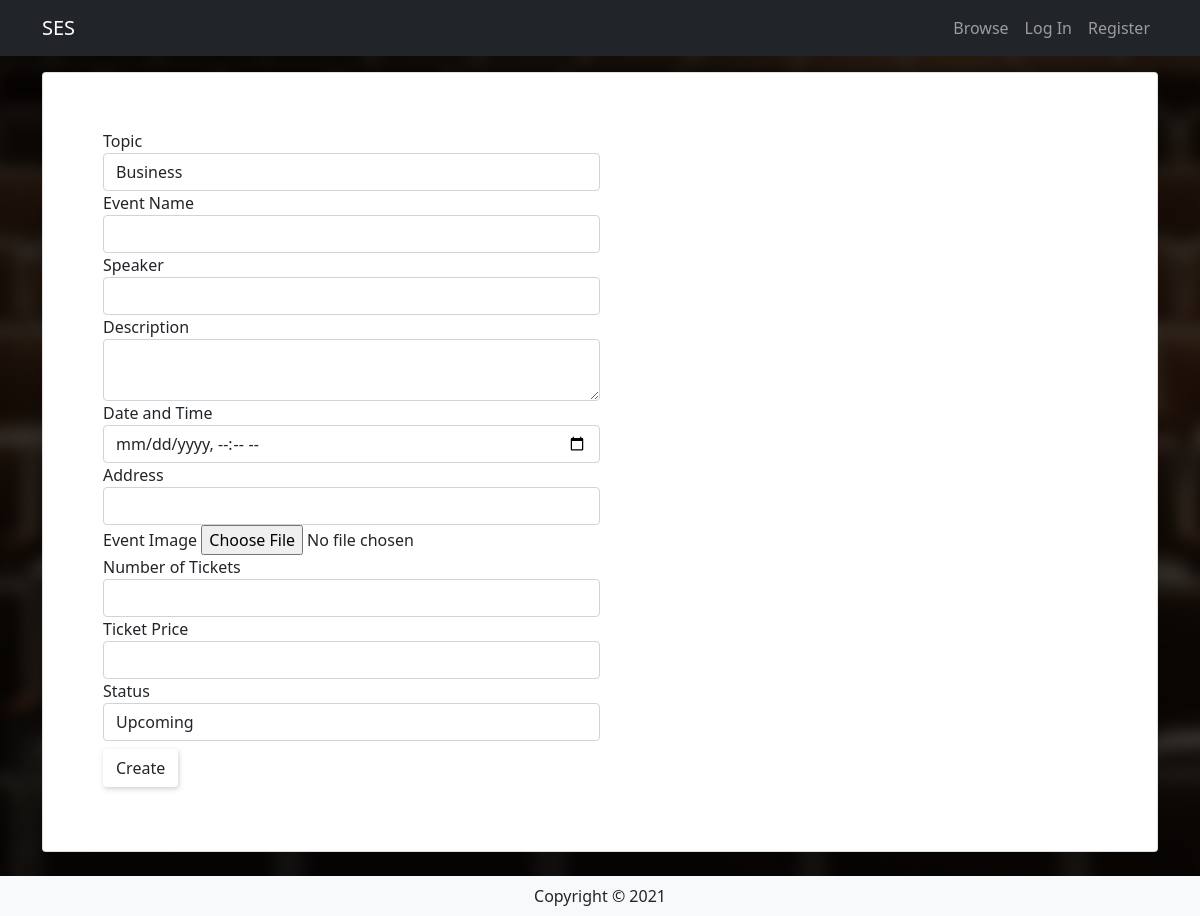
/manage/edit/1, run on an earlier commit of the app's database.
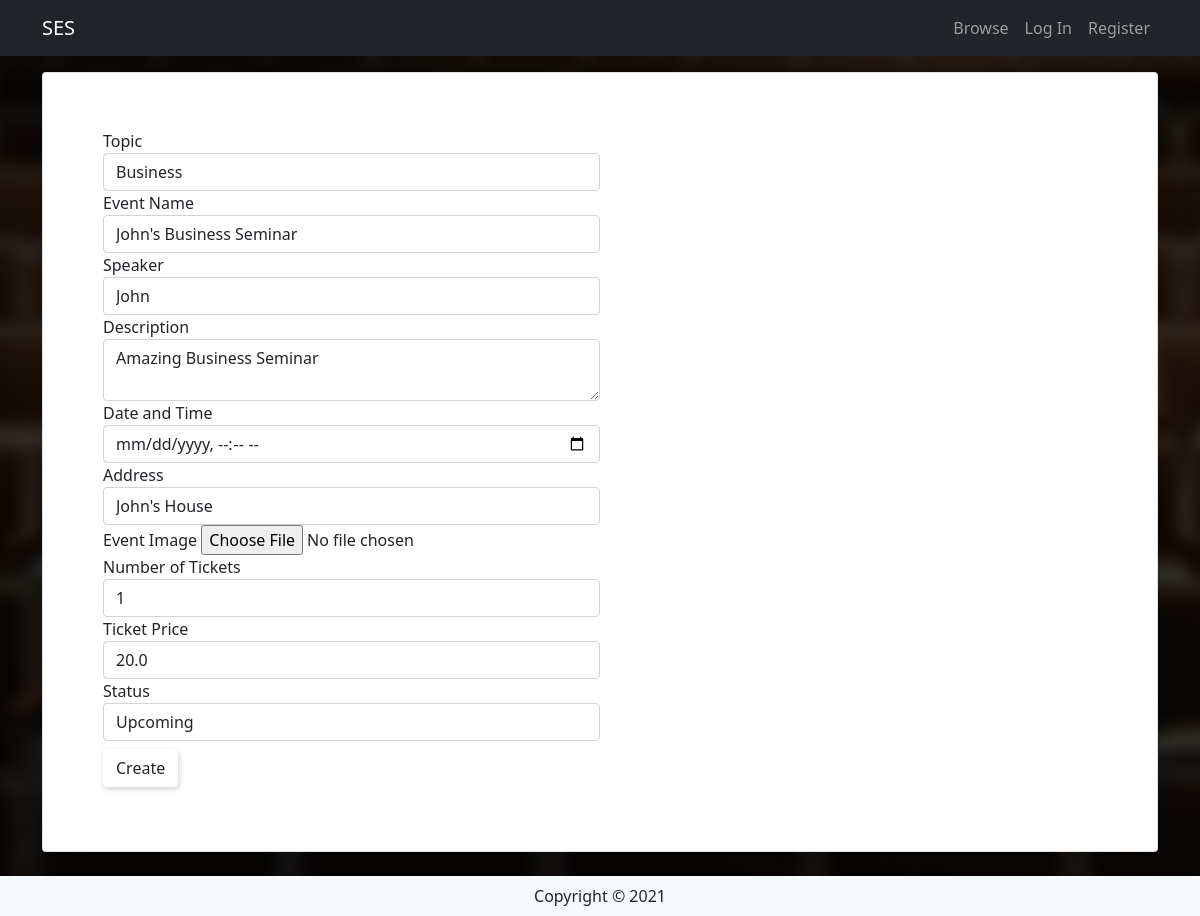
And on a later commit of the database.
### event/models.py (models this page shows, shortened)
class Event(db.Model):
    __tablename__ = 'events'
    id = db.Column(db.Integer, primary_key=True)
    topic = db.Column(db.Enum("Business", "Mental Health",
                      "Technology", name="topic"))
    name = db.Column(db.String(80))
    speaker = db.Column(db.String(80))
    description = db.Column(db.String(200))
    dateTime = db.Column(db.DateTime, default=datetime.now())
    address = db.Column(db.String(200))
    image = db.Column(db.String(400))
    tickets = db.Column(db.Integer)
    price = db.Column(db.Float)
    status = db.Column(db.Enum('Upcoming', 'Cancelled',
                       'Inactive', 'Booked', name="status"), default='Upcoming')
    user_id = db.Column(db.Integer, db.ForeignKey('users.id'))
    comments = db.relationship('Comment', backref='event')
    orders = db.relationship('Orders', backref='event')

### event/manage.py (the view, shortened to what this page needs)
@managebp.route('/edit/<id>', methods=['GET', 'POST'])
def edit(id):  # attempted to add creating user to databse
    print('Method type: ', request.method)
    event = Event.query.filter_by(id=id).first()
    form = EventForm(obj=event)
    return render_template('/events/event-manage.html', form=form)

### event/templates/events/event-manage.html (shortened to what this page needs)
{% extends "base.html" %}
{% import "bootstrap/wtf.html" as wtf %}
{% block content %}
<section class="hero details">
  <div class="my-3 container  w-100 justify-content-center align-items-center">
    <div class="p-5-sm p-0 jumbo text-dark text-start">
      <div class="card p-md-5 p-sm-3 p-1 mb-4 shadow-lg rounded cover">
        <div class="container-fluid">
          <div class="col-md-6 ml-5">
            {{wtf.quick_form(form)}}
          </div>
        </div>
      </div>
    </div>
  </div>
</section>
{% endblock %}

### event/templates/base.html (shortened to what this page needs)
<html>
<head>
    <link href="https://cdn.jsdelivr.net/npm/bootstrap@5.0.0-beta3/dist/css/bootstrap.min.css" rel="stylesheet"
>
    <link rel="stylesheet" href="{{ url_for('static',filename='css/style.css') }}">
</head>
<body>
    <header>
        <nav class="navbar navbar-expand-lg navbar-dark dark sticky-top">
            <div class="container">
                <a href="{{url_for('main.index')}}" class="navbar-brand">
                    SES
                </a>
                <div class="collapse navbar-collapse justify-content-end" id="navbarSupportedContent">
                    <div class="navbar-nav ml-auto">
                        <a class="nav-item nav-link" href="{{url_for('main.index', _anchor='event-browse')}}">Browse</a>
                        {% if current_user.is_authenticated %}
                        <a class="nav-item nav-link disabled text-muted" href="#">Welcome {{current_user.name}}</a>
                        <a class="nav-item nav-link" href="{{url_for('manage.show', id = current_user.id)}}">Manage</a>
                        <a class="nav-item nav-link" href="{{url_for('profile.show', id = current_user.id)}}">Profile</a>
                        <a class="nav-item nav-link" href="{{ url_for('auth.logout') }}">Log Out</a>
                        {% else %}
                        <a class="nav-item nav-link" href="{{url_for('auth.login') }}">Log In</a>
                        <a class="nav-item nav-link" href="{{url_for('auth.register') }}">Register</a>
                        {% endif %}
                    </div>
                </div>
            </div>
        </nav>
    </header>
    <main>
        {% block content %}
        {% endblock %}
    </main>
    <footer class="footer">
        <div class="text-center py-2 bg-light">
            <span class="text-dark">Copyright &copy; 2021</span>
        </div>
    </footer>
</body>
</html>

### event/static/css/style.css (style rules this page uses)
.btn-default { margin-top: 0.5em !important; box-shadow: 1px 2px 5px #8080805c; }
body { margin: 0; }
.dark { background: #212529 !important; }
.jumbo { color: white; text-align: center; position: relative; }
section.hero { position: relative; overflow: hidden; }
.jumbo { animation-duration: 2s; animation-timing-function: ease-in-out; animation-delay: 0s; animation-name: FadeIn; }

What changed in the data, as far as the page shows it:
added Event: topic "Business", name "John's Business Seminar", speaker "John", description "Amazing Business Seminar", address "John's House", tickets "1", price "20.0", status "Upcoming"
Also different on the page:
form field topic: "Business" → (not shown)
form field status: "Upcoming" → (not shown)
